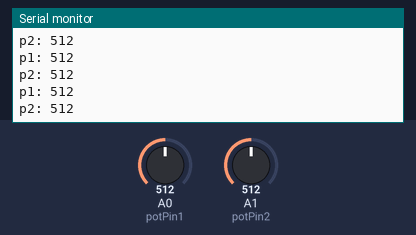
Simulated run of this sketch. Board: Arduino Uno, built with avr-gcc and run on an emulated ATmega328P. Shown: the last lines printed to the serial monitor. The test bench sets the inputs (shaded band); at power-on: A0 (potPin1) = 512, A1 (potPin2) = 512.

Above: at 1.2 s.
1.3 s: A0 (potPin1) set to 716
At 1.32 s:
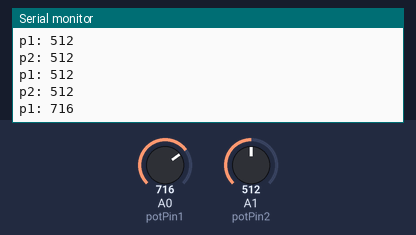
2.8 s: A1 (potPin2) set to 716
At 2.86 s:
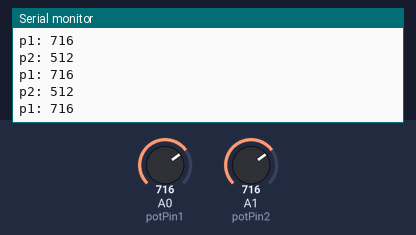
4.3 s: A0 (potPin1) set to 900
At 4.4 s:
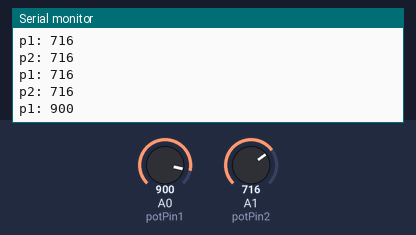
5.8 s: A1 (potPin2) set to 900
At 5.82 s:
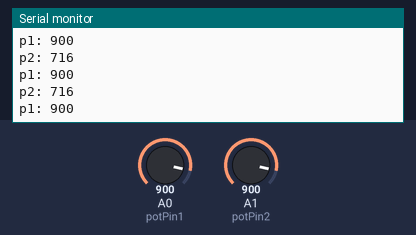
Timing chart, 0 to 8.3 s (numbered marks = the images above; inputs shaded):
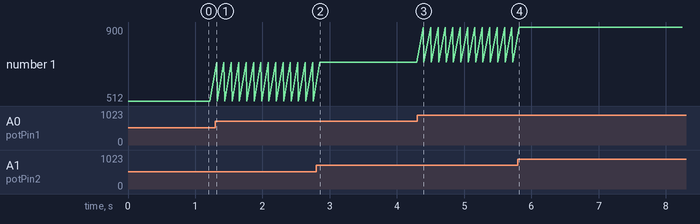

The sketch:

Scissor_Pong_Controllers.ino
```cpp
int potPin1 = A0;    // select the input pins for the potentiometers
int potPin2 = A1;

int sensorValue1 = 0;  // variables to store the values coming from the potentiometers
int sensorValue2 = 0;

void setup() {
  Serial.begin(9600);
}

void loop() {
  // read the value from the potentiometer:
  sensorValue1 = analogRead(potPin1);
  sensorValue2 = analogRead(potPin2);

  Serial.flush();
  Serial.print("p1: ");
  Serial.println(sensorValue1);

  Serial.flush();
  Serial.print("p2: ");
  Serial.println(sensorValue2);
  delay(100);
}
```

Measured:
- after the input at 1.3 s, the serial monitor: prints a new line at once (image 1)
- after the input at 4.3 s, the serial monitor: prints a new line after 0.09 s (image 3)
